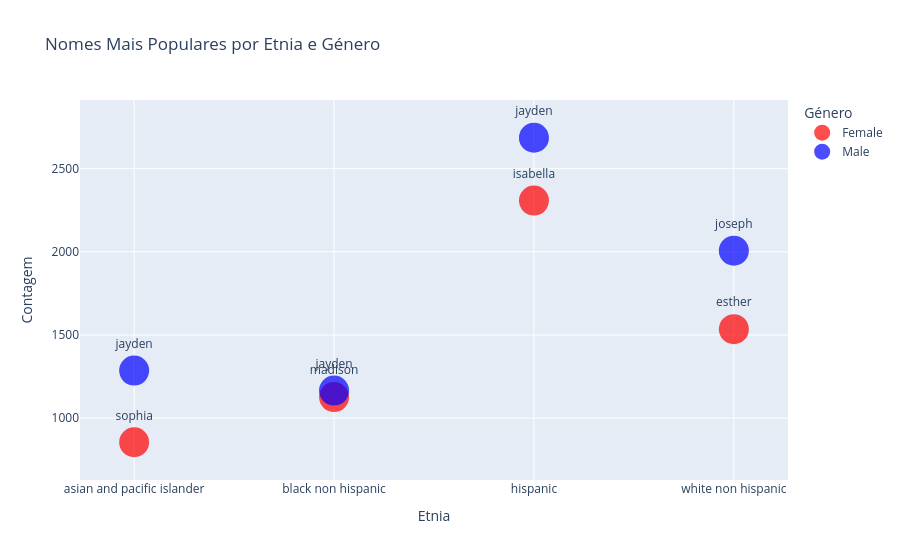

The notebook cell saved with this chart:
### Markdown cell above
## Visualization model #3

Dot Plot

### Code cell
fig_dot = go.Figure()

for gndr in df_top_names['gndr'].unique():
    df_gndr = df_top_names[df_top_names['gndr'] == gndr]
    fig_dot.add_trace(go.Scatter(
        x=df_gndr['ethcty'],
        y=df_gndr['cnt'],
        mode='markers+text',
        name=gndr.capitalize(),
        text=df_gndr['nm'],
        textposition='top center',
        marker=dict(
            size=30,
            color='blue' if gndr == 'male' else 'red',
            opacity=0.7
        )
    )
    )

fig_dot.update_layout(
    title='Nomes Mais Populares por Etnia e Género',
    xaxis_title='Etnia',
    yaxis_title='Contagem',
    legend_title='Género',
    hovermode='closest'
)

fig_dot.show()

### Figure 1 — Plotly figure (JSON) as saved in the notebook; plotly's stock layout.template omitted (floating-point values rounded to 4 significant figures)
{"data": [{"marker": {"color": "red", "opacity": 0.7, "size": 30}, "mode": "markers+text", "name": "Female", "text": ["sophia", "madison", "isabella", "esther"], "textposition": "top center", "type": "scatter", "x": ["asian and pacific islander", "black non hispanic", "hispanic", "white non hispanic"], "y": [855, 1127, 2308, 1535]}, {"marker": {"color": "blue", "opacity": 0.7, "size": 30}, "mode": "markers+text", "name": "Male", "text": ["jayden", "jayden", "jayden", "joseph"], "textposition": "top center", "type": "scatter", "x": ["asian and pacific islander", "black non hispanic", "hispanic", "white non hispanic"], "y": [1286, 1166, 2686, 2007]}], "layout": {"hovermode": "closest", "legend": {"title": {"text": "Género"}}, "title": {"text": "Nomes Mais Populares por Etnia e Género"}, "xaxis": {"title": {"text": "Etnia"}}, "yaxis": {"title": {"text": "Contagem"}}}}
